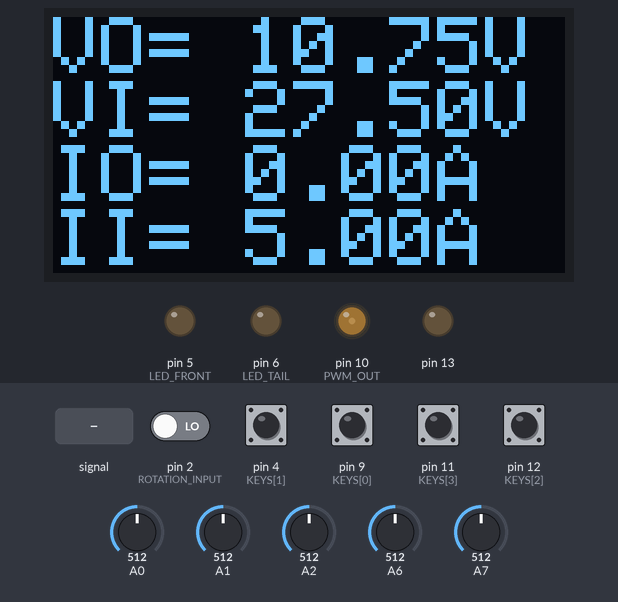
The sketch below on a simulated Arduino Uno, built with avr-gcc and run on an emulated ATmega328P. Parts: 128×64 one-colour display, output pins drawn as LEDs (lit = HIGH). Dashed ring = blinking. The test bench sets the inputs (shaded band); at power-on: pin 4 (KEYS[1]), pin 9 (KEYS[0]), pin 11 (KEYS[3]), pin 12 (KEYS[2]) HIGH, pin 2 (ROTATION_INPUT) LOW, A1 = 512, A0 = 512, A2 = 512, A6 = 512, A7 = 512. Pins used as bus, display or sensor lines are not drawn.

Above: at 1.2 s.
1.3 s: pin 9 (KEYS[0]) pulled LOW for 0.15 s
At 1.8 s:
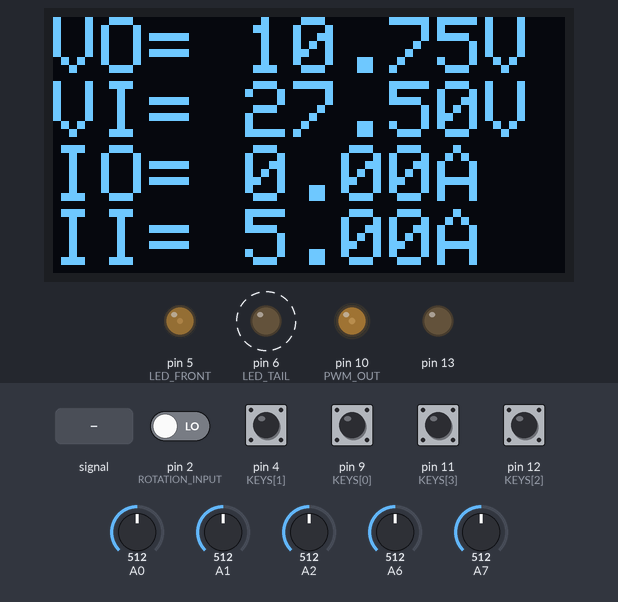
2.0 s: A1 fed a 200 Hz sine of ±81 counts around its level
At 3.32 s:
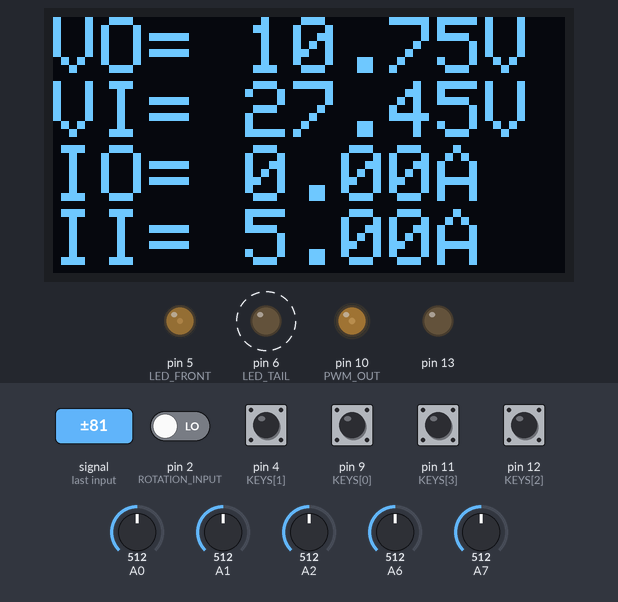
3.6 s: A2 fed a 200 Hz sine of ±81 counts around its level
At 4.6 s:
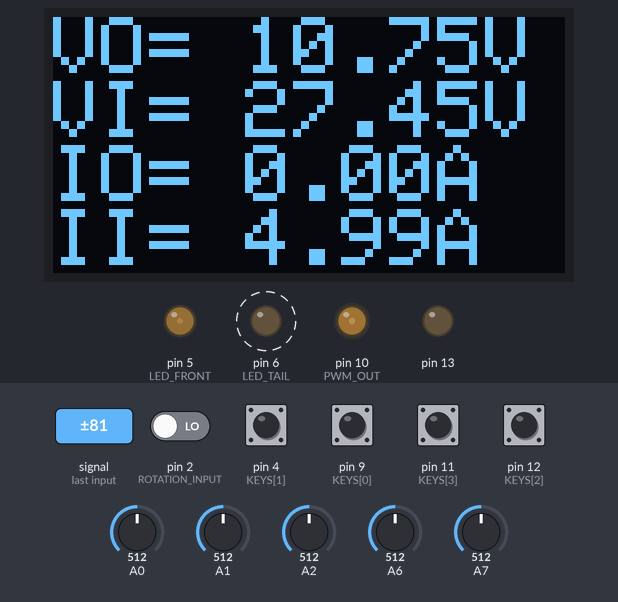
5.3 s: A1 set to 30
At 6.77 s:
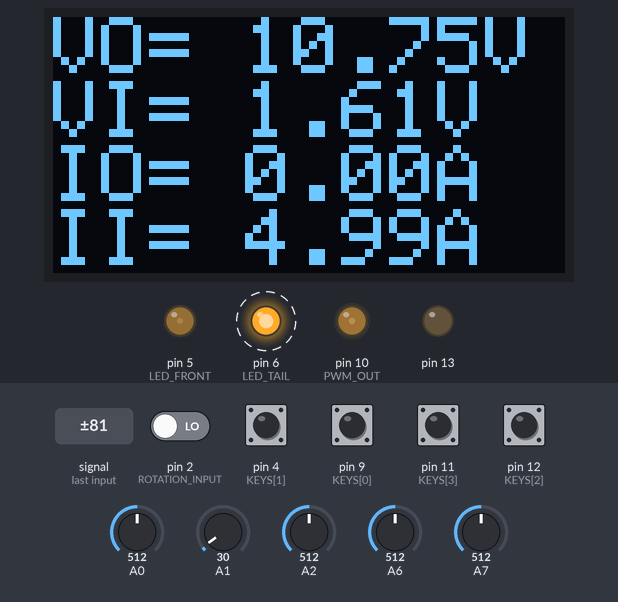
6.8 s: pin 2 (ROTATION_INPUT) driven HIGH
Timing chart, 0 to 9.3 s (numbered marks = the images above; inputs shaded):
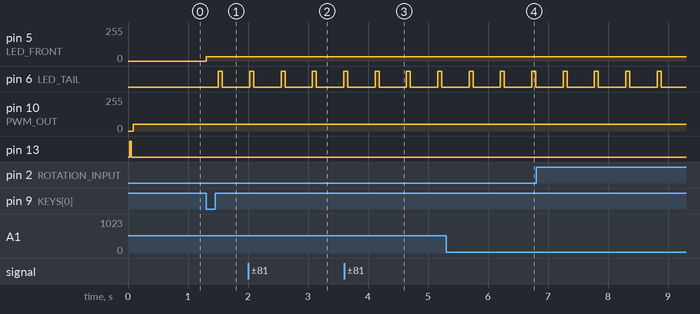

The sketch:

PowerExtractorOLED.ino
```cpp
#include <SPI.h>
#include <Wire.h>
#include <Adafruit_GFX.h>
#include <Adafruit_SSD1306.h>
#include <avr/interrupt.h>

Adafruit_SSD1306 display(-1);

#define SELF_POWER 7
#define CHARGE_POWER 8
#define PWM_OUT 10
#define LED_FRONT 5
#define LED_TAIL 6
#define ROTATION_INPUT 2
#define SENSE_VI_CONV (5.*((330.+33)/33)/1024)
#define SENSE_VO_CONV (5.*((33.+10)/10)/1024)
#define SENSE_VI_UNIT "V"
#define SENSE_VO_UNIT "V"
#define SENSE_IO_CONV (((5/1024)/50)/0.01)
#define SENSE_II_CONV (((5./1024)/50)/0.01)
#define SENSE_IO_UNIT "A"
#define SENSE_II_UNIT "A"

#define SENSE_LIGHT 0
#define SENSE_II 2
#define SENSE_IO 6
#define SENSE_VI 1
#define SENSE_VO 7

#define ADC_MAX_SAMPLES 500

#define NUM_KEYS 4
const uint8_t KEYS[NUM_KEYS] = {9,4,12,11};

#define PWM_MAX 220

struct AdcOneValHolder {
  uint32_t value;
  uint16_t count;
};

struct AdcValuesHolder {
  uint16_t LIGHT;
  AdcOneValHolder VI;
  AdcOneValHolder VO;
  AdcOneValHolder II;
  AdcOneValHolder IO;
  boolean process;
};

struct AdcFilteredHolder {
  uint16_t light;
  uint16_t VI;
  uint16_t VO;
  uint16_t II;
  uint16_t IO;
};

volatile struct AdcValuesHolder adcvalues;
volatile struct AdcValuesHolder adcvalues2;
volatile struct AdcFilteredHolder adcfiltered;
uint16_t turnOffCounter=0xff;
uint8_t pwm=50;
volatile uint8_t pwm_front=0;

uint8_t blink;
volatile uint16_t rotations=0;

void rotation_interrupt() {
  rotations++;
  shiftAdcResult();
}

void setup() {
  display.begin(SSD1306_SWITCHCAPVCC, 0x3C);  // initialize with the I2C addr 0x3C (for the 128x64)
  display.clearDisplay();
  pinMode(13, OUTPUT);
  digitalWrite(13, HIGH);
  display.display();
  pinMode(SENSE_VI,INPUT);
  pinMode(SENSE_VO,INPUT);
  pinMode(SENSE_II,INPUT);
  pinMode(SENSE_IO,INPUT);
  pinMode(SELF_POWER,OUTPUT);
  pinMode(CHARGE_POWER,OUTPUT);
  digitalWrite(CHARGE_POWER,HIGH);
  digitalWrite(SELF_POWER,HIGH);
  pinMode(PWM_OUT,OUTPUT);
  pinMode(LED_TAIL,OUTPUT);
  pinMode(LED_FRONT,OUTPUT);
  digitalWrite(PWM_OUT,LOW);
  for (uint8_t i=0;i<NUM_KEYS;i++) {
    pinMode(KEYS[i], INPUT_PULLUP);
  }
  // http://playground.arduino.cc/Main/TimerPWMCheatsheet
  TCCR1B = (TCCR1B & 0b11111000) | 0x01;

  pinMode(ROTATION_INPUT, INPUT);
  attachInterrupt(0, rotation_interrupt, RISING);

  // Setup timer2 for interrupt
  TIMSK2 |= (1 << TOIE2);
  TCCR2B = TCCR2B & 0b11111000 | 0x07;
  ADCSRA = 0;
  ADCSRB = 0;
  ADMUX |= (1 << REFS0); //set reference voltage
  ADCSRA |= (1 << ADPS2) | (1 << ADPS0); //ADC CLK 16mHz/32/13 ... cca 38kHz
  ADCSRA |= (1 << ADATE); //free running mode (not setting any ADTS bits)
  ADCSRA |= (1 << ADIE); //enable interrupts when measurement complete
  ADCSRA |= (1 << ADEN); //enable ADC
  ADCSRA |= (1 << ADSC); //start ADC measurements
}

volatile uint16_t timercnt=0;

ISR(TIMER2_OVF_vect) {
  timercnt++;
  blink++;
  if (blink==14 && pwm_front > 0) {
    digitalWrite(LED_TAIL,HIGH);
  } else if (blink == 16) {
    digitalWrite(LED_TAIL,LOW);
    blink=0;
  }
}

uint8_t adcidx=SENSE_LIGHT;

void shiftAdcResult() {
  cli();
  adcvalues2.VI.value=adcvalues.VI.value;
  adcvalues2.VI.count=adcvalues.VI.count;
  adcvalues2.VO.value=adcvalues.VO.value;
  adcvalues2.VO.count=adcvalues.VO.count;
  adcvalues2.II.value=adcvalues.II.value;
  adcvalues2.II.count=adcvalues.II.count;
  adcvalues2.IO.value=adcvalues.IO.value;
  adcvalues2.IO.count=adcvalues.IO.count;
  adcvalues2.LIGHT=adcvalues.LIGHT;
  adcvalues2.process=true;
  adcvalues.VI.value=0;
  adcvalues.VI.count=0;
  adcvalues.II.value=0;
  adcvalues.II.count=0;
  adcvalues.VO.value=0;
  adcvalues.VO.count=0;
  adcvalues.IO.value=0;
  adcvalues.IO.count=0;
  adcvalues.LIGHT=0;
  adcvalues.process=false;
  sei();
}

ISR(ADC_vect) {
  uint8_t low = ADCL;
  uint8_t high = ADCH;
  uint16_t val = (high << 8) | low;
  ADMUX&=~(0x07);
  switch (adcidx) {
    case SENSE_LIGHT:
      ADMUX|=SENSE_II;
      adcvalues.LIGHT=val;
      if (adcvalues.VO.count > ADC_MAX_SAMPLES || adcvalues.process) {
        shiftAdcResult();
      }
      break;
    case SENSE_II:
      ADMUX|=SENSE_IO;
      adcvalues.II.value+=val;
      adcvalues.II.count++;
      if (adcvalues.VO.count > ADC_MAX_SAMPLES || adcvalues.process) {
        shiftAdcResult();
      }
      break;
    case SENSE_IO:
      ADMUX|=SENSE_VI;
      adcvalues.IO.value+=val;
      adcvalues.IO.count++;
      if (adcvalues.VO.count > ADC_MAX_SAMPLES || adcvalues.process) {
        shiftAdcResult();
      }
      break;
    case SENSE_VI:
      ADMUX|=SENSE_VO;
      adcvalues.VI.value+=val;
      adcvalues.VI.count++;
      if (adcvalues.VI.count > ADC_MAX_SAMPLES || adcvalues.process) {
        shiftAdcResult();
      }
      break;
    case SENSE_VO:
      ADMUX|=SENSE_LIGHT;
      adcvalues.VO.value+=val;
      adcvalues.VO.count++;
      if (adcvalues.VO.count > ADC_MAX_SAMPLES || adcvalues.process) {
        shiftAdcResult();
      }
      break;
  }
  adcidx=(ADMUX&0x07);
}

int i;

#define CHAR_X_SIZE 6
#define CHAR_Y_SIZE 7
#define KMH_SIZE 9
#define KMH_L_SIZE 3

#define BAT_X1 2*KMH_SIZE*CHAR_X_SIZE+1
#define BAT_Y1 5
#define BAT_W 18
#define BAT_H 32

void displaykmh(int value) {
  byte posx=0;
  if (value < 100) {
    posx=KMH_SIZE*CHAR_X_SIZE;
  }
  display.setCursor(posx,0);
  display.setTextSize(KMH_SIZE);
  display.setTextColor(WHITE);
  display.println(i/10);
  display.setTextSize(KMH_L_SIZE);
  display.setCursor(2*KMH_SIZE*CHAR_X_SIZE,CHAR_Y_SIZE * (KMH_SIZE - KMH_L_SIZE));
  display.println(i%10);
}

void displayBatSymbol(byte chargeLevel) {
  if (chargeLevel > 10) {
    chargeLevel=10;
  }
  display.drawRect(BAT_X1, BAT_Y1, BAT_W, BAT_H, WHITE);
  display.fillRect(BAT_X1+BAT_W/3, BAT_Y1-(BAT_H/10), BAT_W/3, (BAT_H/10), WHITE);
  display.fillRect(BAT_X1, BAT_Y1+((BAT_H*(10-chargeLevel))/10), BAT_W, BAT_H-((BAT_H*(10-chargeLevel))/10), WHITE);
}

#define str(x) #x
#define dispADVal(TYPE) {\
  display.print(str(TYPE) "= ");\
  display.print(adcfiltered.TYPE * SENSE_##TYPE##_CONV );\
  display.print(SENSE_##TYPE##_UNIT);\
}

byte keyState=0xff;

byte handleKbd() {
  for (uint8_t i=0;i<NUM_KEYS;i++) {
    if (!digitalRead(KEYS[i])) {
      if (keyState & 1<<i ) {
        keyState &= ~(1<<i);
        return i+1;
      }
    } else {
      keyState |= 1<<i;
    }
  }
  return 0;
}

void loop() {
  boolean blink;
  if (blink) {
    digitalWrite(13, HIGH);
  } else {
    digitalWrite(13,LOW);
  }
  blink = !blink;
  if (adcvalues2.process) {
    adcfiltered.VI=adcvalues2.VI.value/adcvalues2.VI.count;
    adcfiltered.VO=adcvalues2.VO.value/adcvalues2.VO.count;
    adcfiltered.II=adcvalues2.II.value/adcvalues2.II.count;
    adcfiltered.IO=adcvalues2.IO.value/adcvalues2.IO.count;
    adcvalues2.process=false;
  }
  display.clearDisplay();
  display.setTextColor(WHITE);
  display.setTextSize(2);
  display.setCursor(0,0);
//  display.print(adcvalues.VO);
  dispADVal(VO);
  display.println();
//  display.print(adcvalues.VI);
  dispADVal(VI);
  display.println();
//  display.print(adcvalues.IO);
  dispADVal(IO);
  display.println();
//  display.print(adcvalues.II);
  dispADVal(II);
  display.println();
  display.display();
  switch (handleKbd()) {
    case 1:
      pwm_front+=32;
      break;
    case 2:
      if (pwm_front>0) pwm_front-=32;
      break;
    case 3:
      pwm+=10;
      break;
    case 4:
      pwm-=10;
      break;
  }
  analogWrite(PWM_OUT,pwm);
  analogWrite(LED_FRONT,pwm_front);

  if (pwm_front > 0) {
    turnOffCounter=0xff;
  }
  if (turnOffCounter>0) {
    turnOffCounter--;
    digitalWrite(SELF_POWER,HIGH);
  } else {
    digitalWrite(SELF_POWER,LOW);
  }
}
```

Measured:
- after the input at 1.3 s, pin 5 (LED_FRONT): 0/255 → 32/255 at once; pin 6 (LED_TAIL): LOW → HIGH after 0.21 s, → LOW 0.07 s later
- after the input at 2.0 s, the display: first changes after 0.11 s (image 2 shows a later state)
